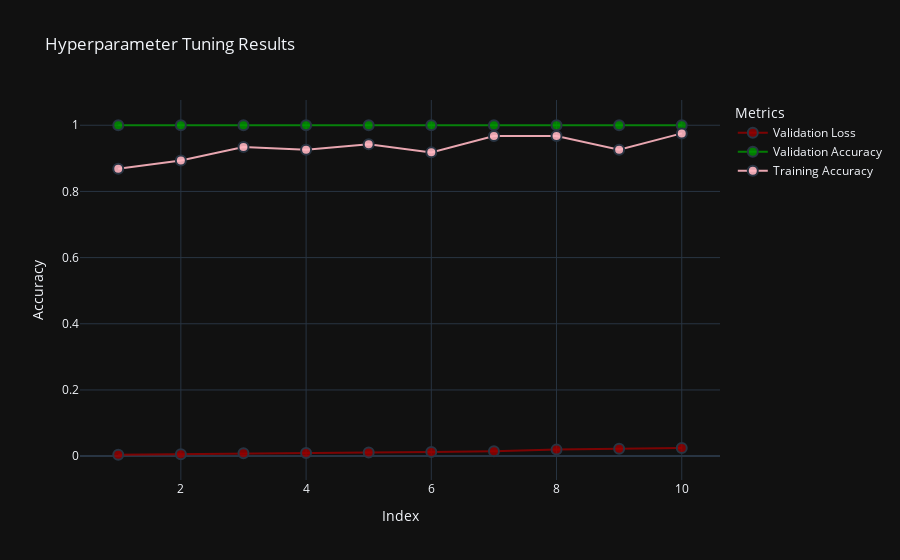

The notebook cell this image was saved under:
### Code cell
# Create a scatter plot
fig = go.Figure()

# Add a trace for validation loss
fig.add_trace(go.Scatter(
    x=index,
    y=val_losses,
    mode='lines+markers',
    name='Validation Loss',
    text=trial_locations,
    marker=dict(
        size=10,
        color='rgba(152, 0, 0, .8)',
        line=dict(
            width=2,
        )
    )
))

# Add a trace for validation accuracy
fig.add_trace(go.Scatter(
    x=index,
    y=val_accuracies,
    mode='lines+markers',
    name='Validation Accuracy',
    text=trial_locations,
    marker=dict(
        size=10,
        color = 'rgba(0, 152, 0, .8)',
        line=dict(
            width=2,
        )
    )
))

# Add a trace for training accuracy
fig.add_trace(go.Scatter(
    x=index,
    y=train_accuracies,
    mode='lines+markers',
    name='Training Accuracy',
    text=trial_locations,
    marker=dict(
        size=10,
        color='rgba(255, 182, 193, .9)',
        line=dict(
            width=2,
        )
    )
))

# Set the title and labels
fig.update_layout(
    title='Hyperparameter Tuning Results',
    xaxis_title='Index',
    yaxis_title='Accuracy',
    legend_title='Metrics',
)

# Show the plot
fig.show()

### Figure 1 — Plotly figure (JSON) as saved in the notebook; plotly's stock layout.template omitted (floating-point values rounded to 4 significant figures)
{"data": [{"marker": {"color": "rgba(152, 0, 0, .8)", "line": {"width": 2}, "size": 10}, "mode": "lines+markers", "name": "Validation Loss", "text": ["['FeatureScaling', 'Adam', '063']", "['FeatureScaling', 'Adam', '029']", "['FeatureScaling', 'Adam', '089']", "['NonFeatureScaling', 'Adam', '072']", "['FeatureScaling', 'Adam', '037']", "['FeatureScaling', 'Adam', '011']", "['FeatureScaling', 'RMSprop', '000']", "['FeatureScaling', 'Adam', '094']", "['FeatureScaling', 'RMSprop', '028']", "['FeatureScaling', 'Adam', '087']"], "x": [1, 2, 3, 4, 5, 6, 7, 8, 9, 10], "y": [0.004137, 0.00532, 0.008517, 0.009754, 0.01076, 0.01278, 0.01463, 0.01964, 0.02258, 0.02447], "type": "scatter"}, {"marker": {"color": "rgba(0, 152, 0, .8)", "line": {"width": 2}, "size": 10}, "mode": "lines+markers", "name": "Validation Accuracy", "text": ["['FeatureScaling', 'Adam', '063']", "['FeatureScaling', 'Adam', '029']", "['FeatureScaling', 'Adam', '089']", "['NonFeatureScaling', 'Adam', '072']", "['FeatureScaling', 'Adam', '037']", "['FeatureScaling', 'Adam', '011']", "['FeatureScaling', 'RMSprop', '000']", "['FeatureScaling', 'Adam', '094']", "['FeatureScaling', 'RMSprop', '028']", "['FeatureScaling', 'Adam', '087']"], "x": [1, 2, 3, 4, 5, 6, 7, 8, 9, 10], "y": [1.0, 1.0, 1.0, 1.0, 1.0, 1.0, 1.0, 1.0, 1.0, 1.0], "type": "scatter"}, {"marker": {"color": "rgba(255, 182, 193, .9)", "line": {"width": 2}, "size": 10}, "mode": "lines+markers", "name": "Training Accuracy", "text": ["['FeatureScaling', 'Adam', '063']", "['FeatureScaling', 'Adam', '029']", "['FeatureScaling', 'Adam', '089']", "['NonFeatureScaling', 'Adam', '072']", "['FeatureScaling', 'Adam', '037']", "['FeatureScaling', 'Adam', '011']", "['FeatureScaling', 'RMSprop', '000']", "['FeatureScaling', 'Adam', '094']", "['FeatureScaling', 'RMSprop', '028']", "['FeatureScaling', 'Adam', '087']"], "x": [1, 2, 3, 4, 5, 6, 7, 8, 9, 10], "y": [0.8689, 0.8934, 0.9344, 0.9262, 0.9426, 0.918, 0.9672, 0.9672, 0.9262, 0.9754], "type": "scatter"}], "layout": {"title": {"text": "Hyperparameter Tuning Results"}, "xaxis": {"title": {"text": "Index"}}, "yaxis": {"title": {"text": "Accuracy"}}, "legend": {"title": {"text": "Metrics"}}}}
